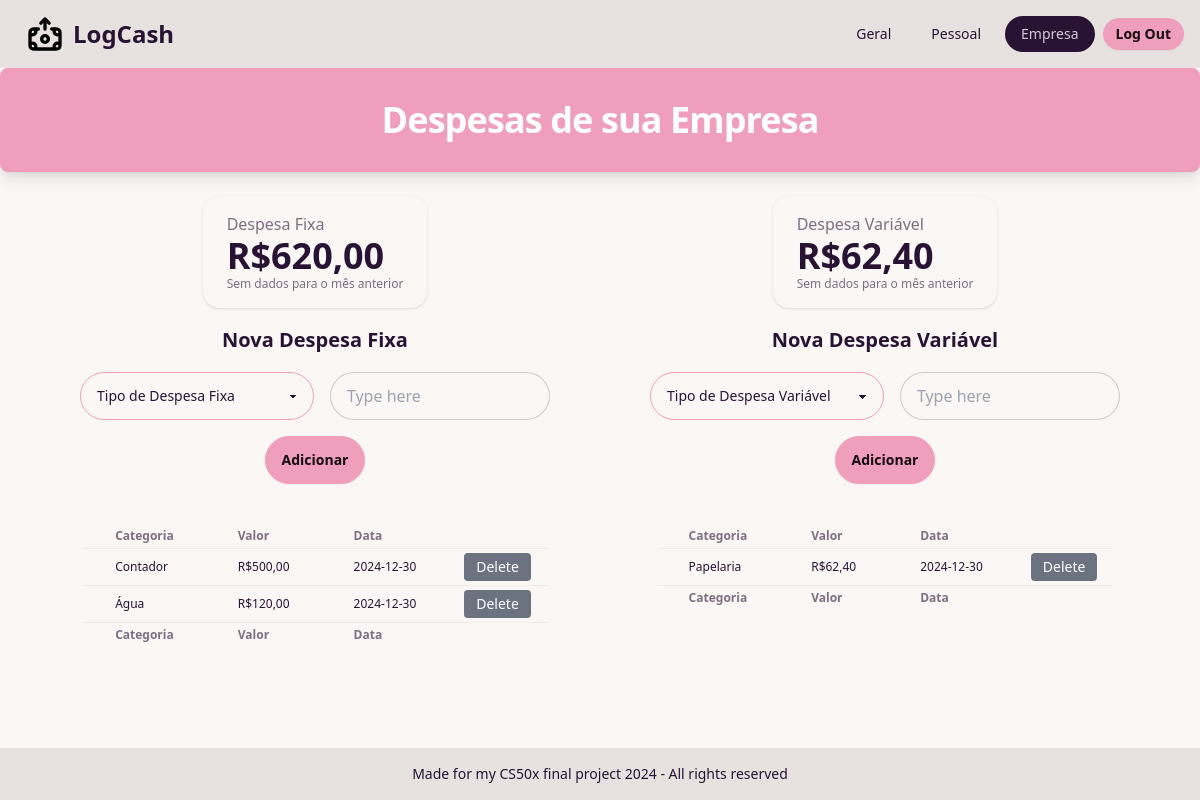
/empresa (signed in), run on an earlier commit of the app's database.
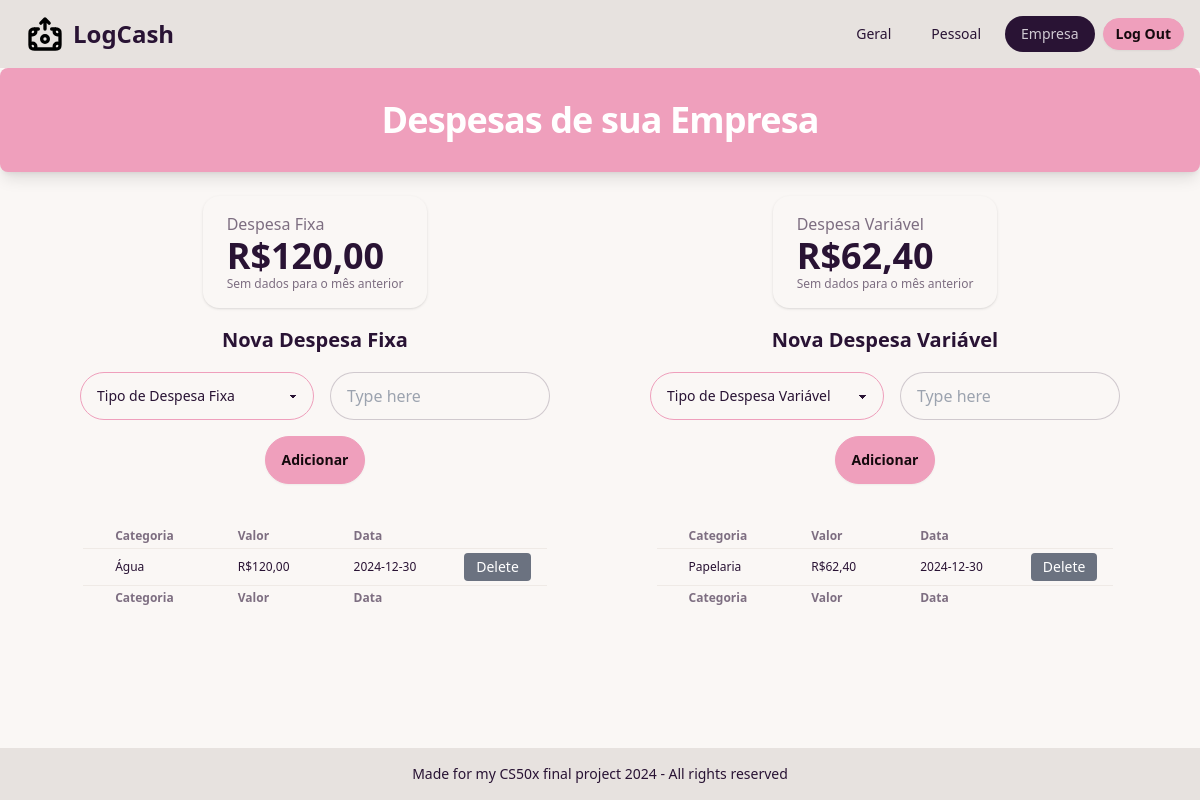
And on a later commit of the database.
### tables this page shows
CREATE TABLE "despesas" (
	"id"	INTEGER NOT NULL UNIQUE,
	"user_id"	INTEGER NOT NULL,
	"escopo"	TEXT NOT NULL,
	"tipo"	TEXT NOT NULL,
	"categoria"	TEXT NOT NULL,
	"valor"	NUMERIC NOT NULL,
	"time"	TEXT NOT NULL DEFAULT current_timestamp,
	PRIMARY KEY("id" AUTOINCREMENT),
	FOREIGN KEY("user_id") REFERENCES "users"("id")
);

### app.py (the view)
@app.route("/empresa")
@login_required
def empresa():
    cFixo = db.execute("SELECT categoria FROM categorias WHERE escopo = 'empresa' AND tipo = 'fixo'")
    cVariavel = db.execute("SELECT categoria FROM categorias WHERE escopo = 'empresa' AND tipo = 'variavel'")
    despesa_fixa = db.execute("SELECT SUM(valor) AS valor FROM despesas WHERE user_id = ? AND tipo = 'fixo' AND escopo = 'empresa'", session["user_id"])
    despesa_fixa_anterior = db.execute("SELECT SUM(valor) AS valor FROM despesas WHERE user_id = ? AND tipo = 'fixo' AND escopo = 'empresa' AND strftime('%Y-%m', time) != strftime('%Y-%m', 'now')", session["user_id"])
    if despesa_fixa[0]["valor"] == None:
        despesa_fixa[0]["valor"] = 0
    despesa_variavel = db.execute("SELECT SUM(valor) AS valor FROM despesas WHERE user_id = ? AND tipo = 'variavel' AND escopo = 'empresa' AND strftime('%Y', time) = strftime('%Y', 'now') AND strftime('%m', time) = strftime('%m', 'now')", session["user_id"])
    despesa_variavel_anterior = db.execute(
                            "SELECT SUM(valor) AS valor FROM despesas WHERE user_id = ? AND tipo = 'variavel' AND escopo = 'empresa' AND time BETWEEN date('now', 'start of month', '-1 month') AND date('now', 'start of month', '-1 day')", session["user_id"]
                            )
    if despesa_variavel[0]["valor"] == None:
        despesa_variavel[0]["valor"] = 0
    lista_fixo = db.execute("SELECT strftime('%Y-%m-%d', time) AS formatted_date, categoria, valor, id FROM despesas WHERE user_id = ? AND escopo = 'empresa' AND tipo = 'fixo'", session["user_id"])
    lista_variavel = db.execute("SELECT strftime('%Y-%m-%d', time) AS formatted_date, categoria, valor, id FROM despesas WHERE user_id = ? AND escopo = 'empresa' AND tipo = 'variavel'", session["user_id"])
    return render_template("empresa.html", cFixo=cFixo, cVariavel=cVariavel, active_page="empresa", despesa_fixa=despesa_fixa[0]["valor"], despesa_fixa_anterior=despesa_fixa_anterior[0]["valor"], despesa_variavel=despesa_variavel[0]["valor"], despesa_variavel_anterior=despesa_variavel_anterior[0]["valor"], lista_fixo=lista_fixo, lista_variavel=lista_variavel)

### app.py (called while the page is built)
@app.after_request
def after_request(response):
    response.headers["Cache-Control"] = "no-cache, no-store, must-revalidate"
    response.headers["Expires"] = 0
    response.headers["Pragma"] = "no-cache"
    return response

### helpers.py (called while the page is built)
def login_required(f):
    @wraps(f)
    def decorated_function(*args, **kwargs):
        if session.get("user_id") is None:
            return redirect("/login")
        return f(*args, **kwargs)
    return decorated_function

def brl(value):
    return f"R${value:,.2f}".replace(',', 'X').replace('.', ',').replace('X', '.')

### templates/empresa.html (shortened to what the changed rows need)
{% extends "layout.html" %}
{% block main %}
<div class="bg-secondary p-8 rounded-lg shadow-lg text-white text-center mb-6">
        <h2 class="text-2xl sm:text-4xl font-semibold tracking-tight">
            <span class="block">Despesas de sua Empresa</span>
        </h2>
    </div>
<div class="flex sm:flex-row flex-col justify-center items-start gap-5">
  <div class="flex-1 flex flex-col items-center sm:ml-20 sm:mr-10">
    <div class="stats shadow">
      <div class="stat">
          <div class="stat-title">Despesa Fixa</div>
          <div class="stat-value">{{ despesa_fixa | brl }}</div>
          <div class="stat-desc">
              {% if despesa_fixa_anterior == None%}
                  Sem dados para o mês anterior
              {% else %}
                  Sem dados para o mês anterior
              {% endif %}
          </div>
      </div>
    </div>
    <div class="flex justify-center">
      <table class="table table-xs">
        <thead>
          <tr>
            <th class="px-8">Categoria</th>
            <th class="px-8">Valor</th>
            <th class="px-8">Data</th>
            <th class="px-8"></th>
          </tr>
        </thead>
        <tbody>
          {% for row in lista_fixo|reverse %}
          <tr>
            <td class="px-8">{{ row.categoria }}</td>
            <td class="px-8">{{ row.valor | brl}}</td>
            <td class="px-8">{{ row.formatted_date }}</td>
            <form action="/delete" method="post">
              <td class="px-4"><button class="bg-gray-500 text-white text-sm py-1 px-3 rounded hover:bg-blue-400">Delete</button></td>
            </form>
          </tr>
          {% endfor %}
        </tbody>
        <tfoot>
          <tr>
            <th class="px-8">Categoria</th>
            <th class="px-8">Valor</th>
            <th class="px-8">Data</th>
            <th class="px-8"></th>
          </tr>
        </tfoot>
      </table>
    </div>
  </div>
  <div class="flex-1 flex flex-col items-center sm:ml-10 sm:mr-20">
        <div class="flex justify-center">
      <table class="table table-xs">
        <thead>
          <tr>
            <th class="px-8">Categoria</th>
            <th class="px-8">Valor</th>
            <th class="px-8">Data</th>
            <th class="px-8"></th>
          </tr>
        </thead>
        <tbody>
          {% for row in lista_variavel|reverse %}
          <tr>
            <td class="px-8">{{ row.categoria }}</td>
            <td class="px-8">{{ row.valor | brl}}</td>
            <td class="px-8">{{ row.formatted_date }}</td>
            <td class="px-4"><button class="bg-gray-500 text-white text-sm py-1 px-3 rounded hover:bg-blue-400">Delete</button></td>
          </tr>
          {% endfor %}
        </tbody>
        <tfoot>
          <tr>
            <th class="px-8">Categoria</th>
            <th class="px-8">Valor</th>
            <th class="px-8">Data</th>
            <th class="px-8"></th>
          </tr>
        </tfoot>
      </table>
    </div>
  </div>
  </div>
{% endblock %}

What changed in the data, as far as the page shows it:
removed despesas: categoria "Contador", valor|brl "R$500,00", formatted_date "2024-12-30", shown under "Nova Despesa Fixa"
Also different on the page:
{{ despesa_fixa | brl }}: "R$620,00" → "R$120,00"
